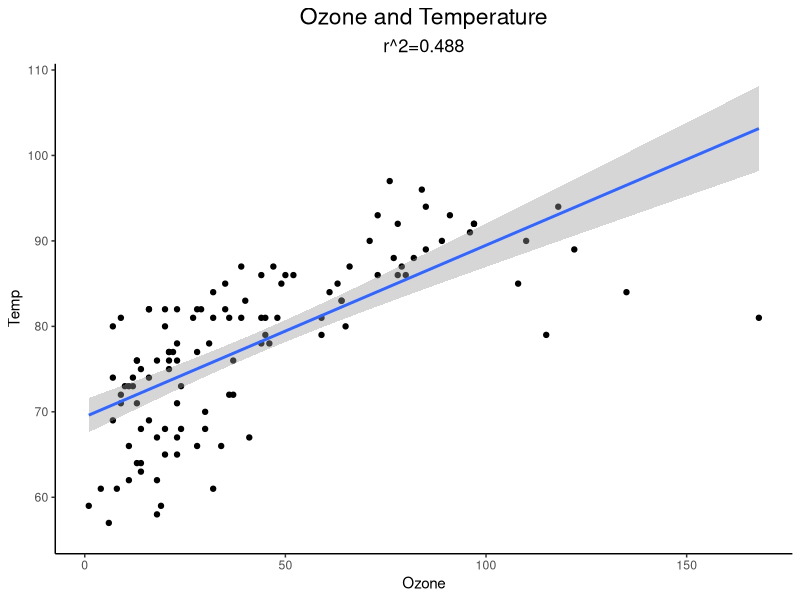

Recreate this plot in R.
## ---- chunk 1
airquality[1:10,]
## ---- chunk 2
aircor<-cor(airquality, use=c("complete.obs"))
## ---- chunk 3
class(aircor)
## ---- chunk 4
aircor<-data.frame(row=rownames(aircor)[row(aircor)], col=colnames(aircor)[col(aircor)], corr=c(aircor))
aircor
## ---- chunk 5
aircor[order(-aircor$corr),]
## ---- chunk 6
library(tidyr)
library(dplyr)
library(ggplot2)

## ---- chunk 7
eq<-lm(Temp~Ozone,data=airquality)
eq
summary(lm(Ozone ~ Temp, airquality))$r.squared
## ---- chunk 8
ggplot(airquality, aes(x=Ozone, y=Temp)) +ggtitle("Ozone and Temperature",subtitle = "r^2=0.488") + geom_point() + geom_smooth(method="lm",formula=y~x) + theme_bw()+ theme(panel.grid = element_blank(), panel.border = element_blank(), axis.line = element_line(colour="Black"), plot.title = element_text(size=rel(1.5), hjust = 0.5), plot.subtitle = element_text(size=rel(1.2), hjust = 0.5))
